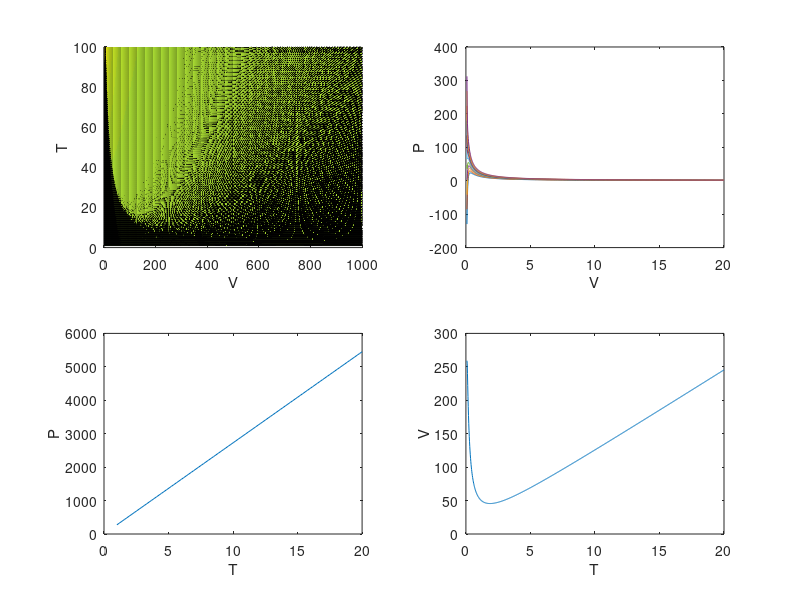

The MATLAB source for this figure:
clc; clear all; close all;

r = 0.08206;
a = 3.658;
b = 0.04286;

P = 1;
V = 22.4;
T = 290:320;

figure;
subplot(2, 2, 1);
vRange = linspace(0.08, 20, 1000);
tRange = linspace(1, 300, 100);
pRange = linspace(1, 20, 100);
[v, t] = meshgrid(vRange, tRange);
p = (r .* t) ./ (v - b) - a .* v.^-2;
surface(p);
xlabel('V');
ylabel('T');
zlabel('P');

[vv, tt] = meshgrid(vRange, 200:20:400);
subplot(2, 2, 2);
pov = (r .* tt) ./ (vv - b) - a .* vv.^-2;
plot(vRange, pov);
xlabel('V');
ylabel('P');

subplot(2, 2, 3);
top = (pRange + a * V^-2) .* (V - b) / r;
plot(pRange, top);
xlabel('T');
ylabel('P');

subplot(2, 2, 4);
tov = (P + a * vRange.^-2) .* (vRange - b) ./ r;
plot(vRange, tov);
xlabel('T');
ylabel('V');